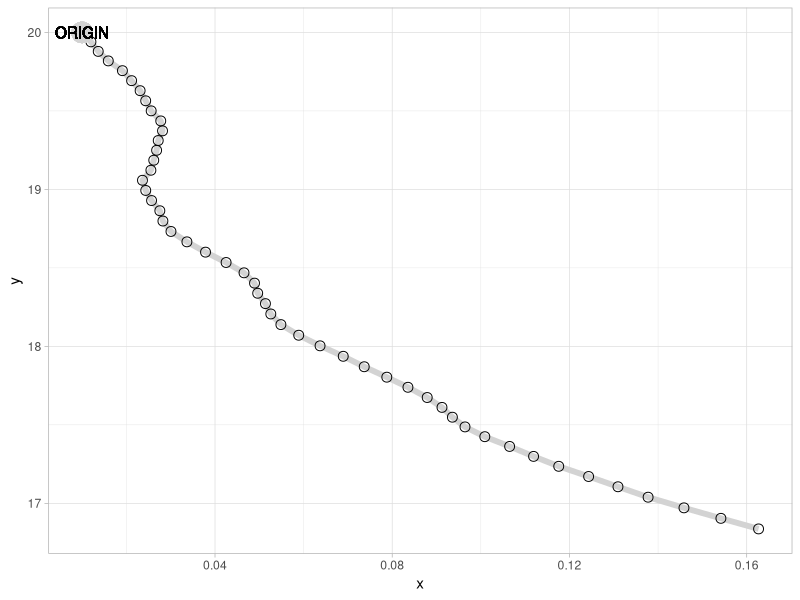
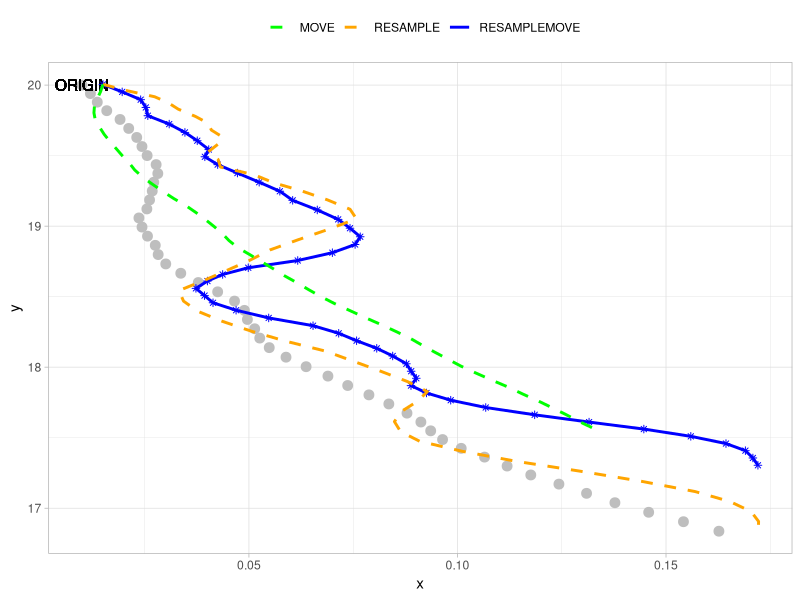
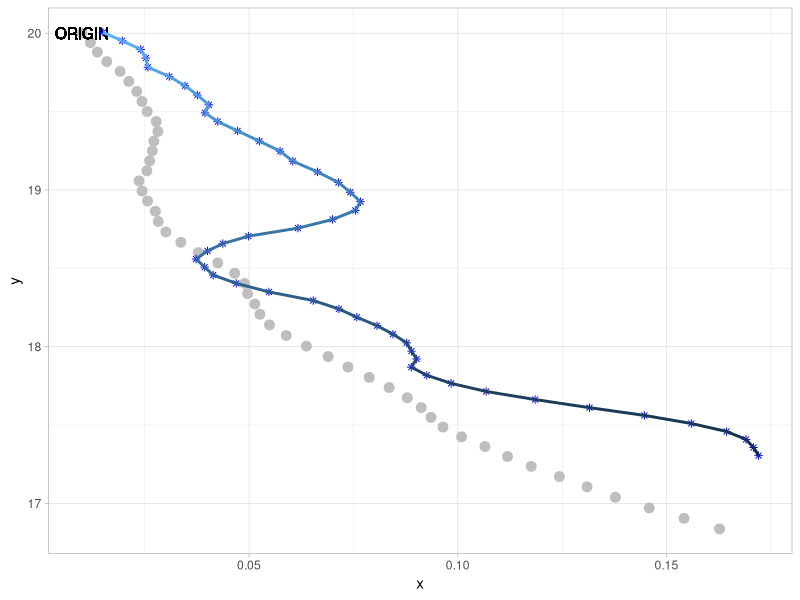
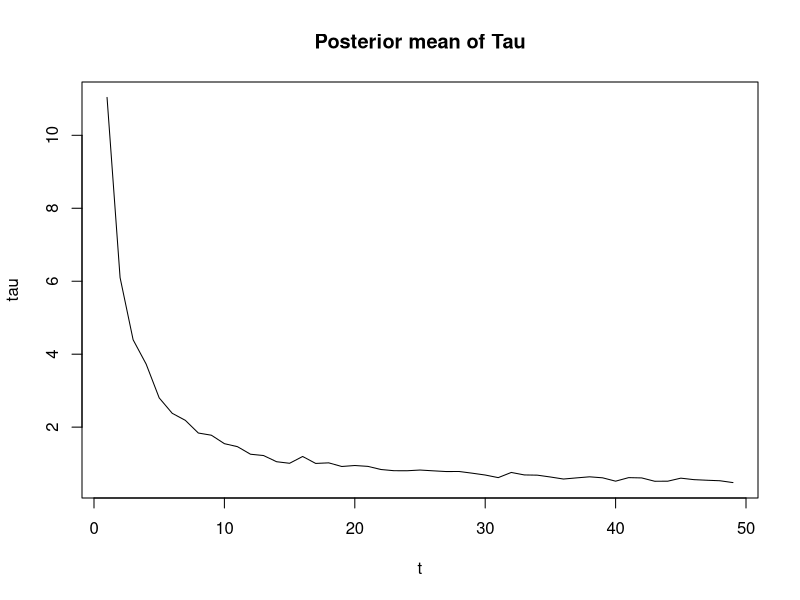
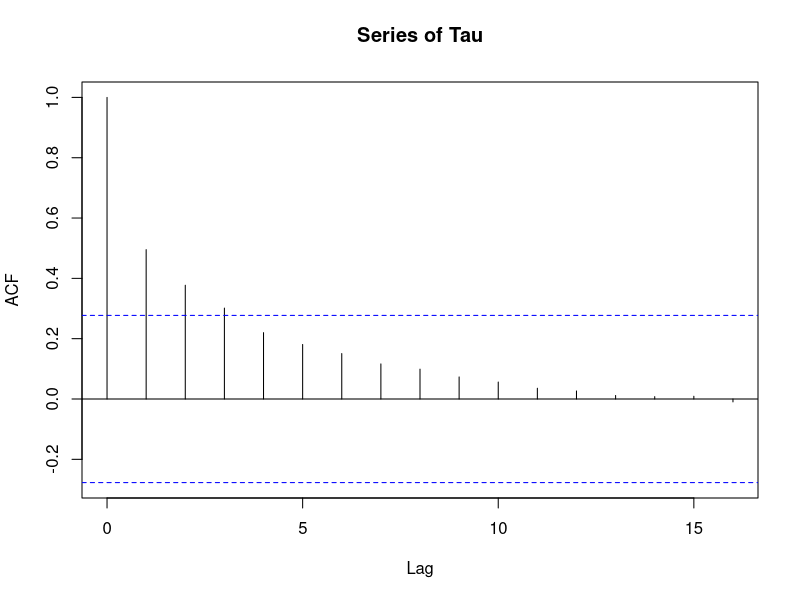

The R script that drew these images, in order: (Note: this script raises an error after producing the figures.)
library(dplyr)
library(ggplot2)
rm(list = ls())

############################## Functions ##############################
# Calculate IS mean, sd (Unstandardized)
estimate <- function(x, w) {
  w <- w / sum(w)
  ismean <- sum(w*x) / sum(w)
  issd <- sqrt( sum(w*(x-ismean)^2) / (1-sum(w^2)) )
  return(c(mcmean = mean(x), mcsd = sd(x), ismean = ismean, issd = issd))
}

# Generate Real Data
paths <- function(n = 100) {
# hyperparameters  
  tau = 0.000001 ; eta = 0.005

# initial values
  x = c(0.01, numeric(n-1)) ; y = c(20, numeric(n-1))
  vx = c(0.002, numeric(n-2)) ; vy = c(-0.06, numeric(n-2))
  
  for (t in 2:n) {
    vx[t] <- rnorm(1, vx[t-1], sqrt(tau)) ; vy[t] <- rnorm(1, vy[t-1], sqrt(tau))
    x[t] <- x[t-1] + vx[t-1] ; y[t] <- y[t-1] + vy[t-1]
  }
  table <- data.frame(t = 1:n, x, y, vx, vy) %>% mutate(z = atan(y/x) + rnorm(n, 0, eta))
  return(table)
}

realxy <- paths(n = 50)
ggplot(realxy) + theme_light() + theme(legend.position = "") + 
  scale_color_continuous() + labs(x = "x", y = "y") +
  geom_path(aes(x, y), color = "lightgray", size = 2) + 
  geom_point(aes(x, y), size = 3, shape = 1) + 
  geom_point(aes(x[1], y[1]), color = "lightgray", shape = 20, size = 10) +
  geom_text(aes(label = "ORIGIN", x[1], y[1]))

z <- realxy$z


############################## Tracking ##############################   

weight <- function(zt, xt, yt) { dnorm(zt, atan(yt/xt), 0.005) }

init <- c(0.000001, 0, 19.9, 0.001, -0.05)
TRACK1 <- function(t, init, niter=1000, RS = T, MOVE = T) {

# initial values  
  tau0 <- init[1] ; x0 <- init[2] ; y0 <- init[3] ; vx0 <- init[4] ; vy0 <- init[5] 
  
  # objects
  vx <- matrix(nrow = t, ncol = niter) ; vy <- vx ; x <- vx ; y <- vx ; weights <- vx
  vx[1,] <- vx0 ; vy[1,] <- vy0 ; x[1,] <- x0 ; y[1,] <- y0 ; 
  
  tau <- matrix(tau0, t, niter) 
  weights[1,] <- 1 / niter 
  
  for (ti in 2:t) {
    
    for (n in 1:niter) {
      vx[ti, n] <- rnorm(1, vx[ti-1, n], sqrt(mean(tau[ti,]))) ; x[ti, n] <- x[ti-1, n] + vx[ti, n]
      vy[ti, n] <- rnorm(1, vy[ti-1, n], sqrt(mean(tau[ti,]))) ; y[ti, n] <- y[ti-1, n] + vy[ti, n]
    
      weights[ti, n] <- weights[ti-1, n] * weight(z[ti], x[ti, n], y[ti, n])
      
      if (n%%niter==0) { 
        print(paste("t =", ti, "(", round(x[ti, n], 3), ", ", round(y[ti, n], 3), ")"), sep = "")
      }
    }  
    weights[ti,] <- weights[ti,] / sum(weights[ti,])  
    
    # 1) resample step
    if (RS) {  
      resample <- sample(niter, size = niter, prob = weights[ti,], replace = T)
      
      vx[1:ti,] <- vx[1:ti, resample] ; vy[1:ti,] <- vy[1:ti, resample]
      x[1:ti,] <- x[1:ti, resample] ; y[1:ti,] <- y[1:ti, resample]
      
      weights[ti,] <- 1 / niter # reset weights
    } 
    # 2) move
    if (MOVE) {
      tau[ti,] <- rgamma(niter, 2, 0.5*(sum(diff(vx[ti,])^2) + sum(diff(vy[ti,])^2))) # ~ Exp(0.5(x^2+y^2))
    }

  }
  output <- list(x = x, y = y, tau = rowMeans(tau), weight = weights[t,])
  return(output)
}
  
true <- c(0.000001, 0.01, 20, 0.002, -0.06) 
init <- c(0.0001, 0.015, 20.005, 0.0, -0.05)

track1 <- TRACK1(t = 50, init = init, niter = 1000, RS = T, MOVE = T)
output <- data.frame(x = rowMeans(track1$x), 
                     y = rowMeans(track1$y))

track2 <- TRACK1(t = 50, init = init, niter = 1000, RS = T, MOVE = F)
output2 <- data.frame(x = rowMeans(track2$x), 
                      y = rowMeans(track2$y))

track3 <- TRACK1(t = 50, init = init, niter = 1000, RS = F, MOVE = F)
output3 <- data.frame(x = apply(track3$x, 1, function(x) weighted.mean(x, track3$weight)), 
                      y = apply(track3$y, 1, function(x) weighted.mean(x, track3$weight)))

track4 <- TRACK1(t = 50, init = init, niter = 1000, RS = F, MOVE = T)
output4 <- data.frame(x = rowMeans(track4$x), 
                      y = rowMeans(track4$y))

ggplot(realxy) + theme_light() + theme(legend.position = "top") + 
  labs(x = "x", y = "y") +
  scale_color_manual("", values = c(RESAMPLEMOVE = "blue", RESAMPLE = "orange", 
                                    MOVE = "green", NOT = "red")) +
  geom_point(aes(x, y), color = "gray", size = 3) + 
  geom_text(aes(label = "ORIGIN", x[1], y[1]), color = "black") +
  geom_point(aes(output$x, output$y), color = "blue", shape = 8) +
  geom_path(aes(output$x, output$y, color = "RESAMPLEMOVE"), size = 1) + 
  geom_path(aes(output2$x, output2$y, color = "RESAMPLE"), linetype = "dashed", size = 1) +
  # geom_path(aes(output3$x, output3$y, color = "NOT"), linetype = "dashed", size = 1) +
  geom_path(aes(output4$x, output4$y, color = "MOVE"), linetype = "dashed", size = 1)

ggplot(realxy) + theme_light() + theme(legend.position = "") + 
    labs(x = "x", y = "y") +
    geom_point(aes(x, y), color = "gray", size = 3) + 
    geom_text(aes(label = "ORIGIN", x[1], y[1]), color = "black") +
    geom_point(aes(output$x, output$y), color = "blue", shape = 8) +
    geom_path(aes(output$x, output$y, color = desc(t)), size = 1) 
  
plot(track1$tau[-1], type = "l", xlab = "t", ylab = "tau", main = "Posterior mean of Tau")
acf(track1$tau, main = "Series of Tau")

print(isestimate1 <- estimate(track1$y[50,], rep(1/1000, 1000)))
print(isestimate2 <- estimate(track2$y[50,], rep(1/1000, 1000)))
print(isestimate3 <- estimate(track3$y[50,], rep(1/1000, 1000)))

ismean2 <- apply(track2$x, 1, function(x) estimate(x, track2$weights)[1])
issd2 <- apply(track2$x, 1, function(x) estimate(x, track2$weights)[2])

ggplot() + geom_bar(aes(ismean1))
plot(ismean1)
